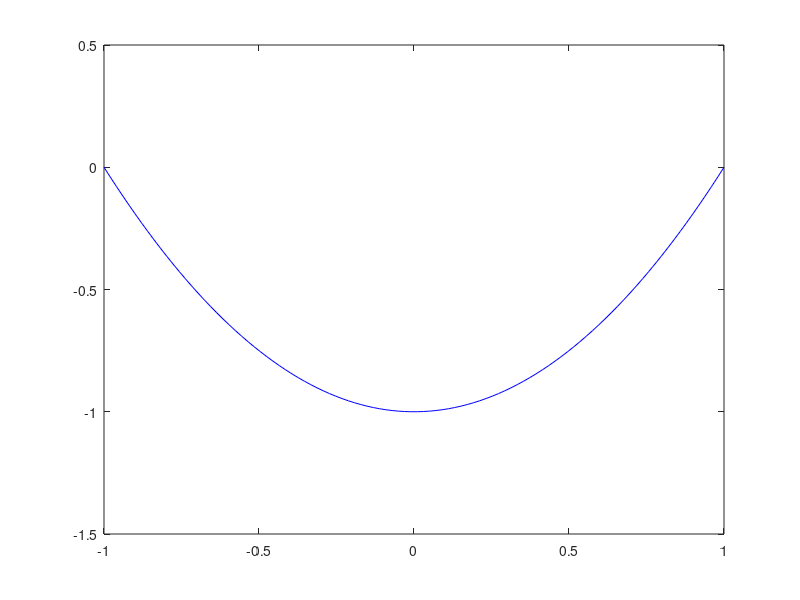

Here is the MATLAB script that generated this plot: (Note: this script raises an error after producing the figure.)
function res = myboat
clf
% define the shape parameter
n = 2;

% Plot the hull
y = linspace(-1,1,100);
z = hull(y,n);
figure(1), plot(y,z,'b'), hold on
axis([-1 1 -1.5 0.5])

% define the angle
for theta = 0:5:45
    
    % compute the waterline
    d = fzero(@(d) bouyancy(n,d,theta), -0.5)
    
    % compute the cob
    [ycob,zcob] = cob(n,d,theta)
    
    % plot the cob
    figure(1), plot(ycob,zcob,'r*')
    
    % plot the waterline
    z = waterline(y,theta,d);
    figure(1), plot(y,z,'k')
    drawnow
    
    water_vec = [cosd(theta),sind(theta)];
    cob_vec = [ycob,zcob];
    com_vec = [0,-0.5];
    arm = (cob_vec-com_vec)*water_vec';
    
    figure(2), plot(theta,arm,'*k'), hold on
    
end

    function res = hull(y,n)
        res = abs(y).^n - 1;
    end

    function res = waterline(y,theta,d)
        res = tand(theta).*y + d;
    end

    function res = unit_int(y,z)
        res = y./y;
    end

    function res = y_int(y,z)
        res = y;
    end

    function res = z_int(y,z)
        res = z;
    end

    function res = boat_area(n)
        ymin = -1;
        ymax = 1;
        zmin = @(y) hull(y,n);
        zmax = 0;
        res = integral2(@unit_int,ymin,ymax,zmin,zmax)
    end

    function res = intersection(y,n,theta,d)
        res = abs(y).^n - 1 - (tand(theta).*y + d);
    end

    function res = sub_area(n,d,theta)
        ymin = fzero(@(y) intersection(y,n,theta,d),-1);
        ymax = fzero(@(y) intersection(y,n,theta,d),+1);
        zmin = @(y) hull(y,n);
        zmax = @(y) waterline(y,theta,d);
        res = integral2(@unit_int,ymin,ymax,zmin,zmax);
    end

    function [ycob,zcob] = cob(n,d,theta)
        ymin = fzero(@(y) intersection(y,n,theta,d),-1);
        ymax = fzero(@(y) intersection(y,n,theta,d),+1);
        zmin = @(y) hull(y,n);
        zmax = @(y) waterline(y,theta,d);
        ycob = integral2(@y_int,ymin,ymax,zmin,zmax)./sub_area(n,d,theta);
        zcob = integral2(@z_int,ymin,ymax,zmin,zmax)./sub_area(n,d,theta);
    end

    function res = bouyancy(n,d,theta)
        res = 0.1 - sub_area(n,d,theta)./boat_area(n);
    end

end









